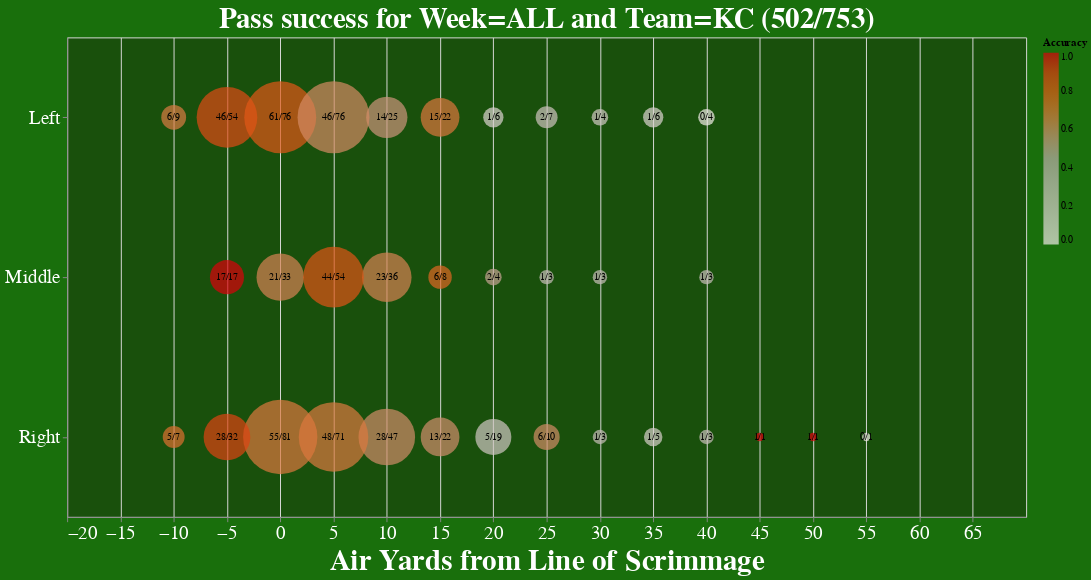

The cell this chart's notebook holds for it:
### Markdown cell above
# Altair Plot

### Code cell
team = 'KC'
week = 'ALL'
if (team == 'ALL') and (week == 'ALL'):
    one_game = data
elif (team == 'ALL'):
    one_game = data[(data.week == int(week))]
elif (week == 'ALL'):
    one_game = data[(data.posteam == team)]
else:
    one_game = data[(data.week == int(week)) & (data.posteam == team)]

one_game = prepare_passing_accuracy_data(one_game)
total_completions = int(sum(one_game.completions))
total_passes = int(sum(one_game.passes))

points = alt.Chart(one_game).mark_circle().encode(
    alt.X('air_yards_rounded', title='Air Yards from Line of Scrimmage', 
          axis=alt.Axis(values=list(range(-20,70,5))),
          scale=alt.Scale(domain=[-20, 70])),
    alt.Y('location', title=None),
    alt.Size('passes', legend=None),
    alt.Color('accuracy', scale=alt.Scale(scheme='lightgreyred'), legend=alt.Legend(title='Accuracy')),
)

text = alt.Chart(one_game).mark_text(
    align='center',
    baseline='middle',
    fontSize=10,
    color='black'
).encode(
    x='air_yards_rounded',
    y='location',
    text='text'
)

alt.layer(
    points, 
    text
).properties(
    title=f'Pass success for Week={week} and Team={team} ({total_completions}/{total_passes})',
    width=1000,
    height=500
).configure(
    background='#196F0C'
).configure_axis(
    labelColor='white',
    labelFontSize=20,
    titleColor='white',
    titleFontSize=30,
).configure_scale(
    maxSize= 6000
).configure_title(
    color='white',
    fontSize=30
).configure_view(
    fill='#19500C'
)#.interactive()

### Figure 1 — Vega-Lite specification as saved in the notebook (floating-point values rounded to 4 significant figures)
{"config": {"view": {"continuousWidth": 400, "continuousHeight": 300, "fill": "#19500C"}, "axis": {"labelColor": "white", "labelFontSize": 20, "titleColor": "white", "titleFontSize": 30}, "background": "#196F0C", "scale": {"maxSize": 6000}, "title": {"color": "white", "fontSize": 30}}, "layer": [{"mark": "circle", "encoding": {"color": {"type": "quantitative", "field": "accuracy", "legend": {"title": "Accuracy"}, "scale": {"scheme": "lightgreyred"}}, "size": {"type": "quantitative", "field": "passes", "legend": null}, "x": {"type": "quantitative", "axis": {"values": [-20, -15, -10, -5, 0, 5, 10, 15, 20, 25, 30, 35, 40, 45, 50, 55, 60, 65]}, "field": "air_yards_rounded", "scale": {"domain": [-20, 70]}, "title": "Air Yards from Line of Scrimmage"}, "y": {"type": "nominal", "field": "location", "title": null}}}, {"mark": {"type": "text", "align": "center", "baseline": "middle", "color": "black", "fontSize": 10}, "encoding": {"text": {"type": "nominal", "field": "text"}, "x": {"type": "quantitative", "field": "air_yards_rounded"}, "y": {"type": "nominal", "field": "location"}}}], "data": {"name": "data-1e8fedc68cf790e4dfe305b3aa026616"}, "height": 500, "title": "Pass success for Week=ALL and Team=KC (502/753)", "width": 1000, "$schema": "https://vega.github.io/schema/vega-lite/v4.8.1.json", "datasets": {"data-1e8fedc68cf790e4dfe305b3aa026616": [{"air_yards_rounded": 15.0, "location": "Right", "completions": 13.0, "passes": 22, "location_int": 0, "accuracy": 0.5909, "text": "13/22"}, {"air_yards_rounded": 45.0, "location": "Right", "completions": 1.0, "passes": 1, "location_int": 0, "accuracy": 1.0, "text": "1/1"}, {"air_yards_rounded": 40.0, "location": "Right", "completions": 1.0, "passes": 3, "location_int": 0, "accuracy": 0.3333, "text": "1/3"}, {"air_yards_rounded": 35.0, "location": "Right", "completions": 1.0, "passes": 5, "location_int": 0, "accuracy": 0.2, "text": "1/5"}, {"air_yards_rounded": 30.0, "location": "Right", "completions": 1.0, "passes": 3, "location_int": 0, "accuracy": 0.3333, "text": "1/3"}, {"air_yards_rounded": 25.0, "location": "Right", "completions": 6.0, "passes": 10, "location_int": 0, "accuracy": 0.6, "text": "6/10"}, {"air_yards_rounded": 20.0, "location": "Right", "completions": 5.0, "passes": 19, "location_int": 0, "accuracy": 0.2632, "text": "5/19"}, {"air_yards_rounded": 50.0, "location": "Right", "completions": 1.0, "passes": 1, "location_int": 0, "accuracy": 1.0, "text": "1/1"}, {"air_yards_rounded": 10.0, "location": "Right", "completions": 28.0, "passes": 47, "location_int": 0, "accuracy": 0.5957, "text": "28/47"}, {"air_yards_rounded": 5.0, "location": "Right", "completions": 48.0, "passes": 71, "location_int": 0, "accuracy": 0.6761, "text": "48/71"}, {"air_yards_rounded": 55.0, "location": "Right", "completions": 0.0, "passes": 1, "location_int": 0, "accuracy": 0.0, "text": "0/1"}, {"air_yards_rounded": -10.0, "location": "Right", "completions": 5.0, "passes": 7, "location_int": 0, "accuracy": 0.7143, "text": "5/7"}, {"air_yards_rounded": 0.0, "location": "Right", "completions": 55.0, "passes": 81, "location_int": 0, "accuracy": 0.679, "text": "55/81"}, {"air_yards_rounded": -5.0, "location": "Right", "completions": 28.0, "passes": 32, "location_int": 0, "accuracy": 0.875, "text": "28/32"}, {"air_yards_rounded": 10.0, "location": "Middle", "completions": 23.0, "passes": 36, "location_int": 1, "accuracy": 0.6389, "text": "23/36"}, {"air_yards_rounded": 15.0, "location": "Middle", "completions": 6.0, "passes": 8, "location_int": 1, "accuracy": 0.75, "text": "6/8"}, {"air_yards_rounded": 40.0, "location": "Middle", "completions": 1.0, "passes": 3, "location_int": 1, "accuracy": 0.3333, "text": "1/3"}, {"air_yards_rounded": 20.0, "location": "Middle", "completions": 2.0, "passes": 4, "location_int": 1, "accuracy": 0.5, "text": "2/4"}, {"air_yards_rounded": 0.0, "location": "Middle", "completions": 21.0, "passes": 33, "location_int": 1, "accuracy": 0.6364, "text": "21/33"}, {"air_yards_rounded": 25.0, "location": "Middle", "completions": 1.0, "passes": 3, "location_int": 1, "accuracy": 0.3333, "text": "1/3"}, {"air_yards_rounded": 5.0, "location": "Middle", "completions": 44.0, "passes": 54, "location_int": 1, "accuracy": 0.8148, "text": "44/54"}, {"air_yards_rounded": -5.0, "location": "Middle", "completions": 17.0, "passes": 17, "location_int": 1, "accuracy": 1.0, "text": "17/17"}, {"air_yards_rounded": 30.0, "location": "Middle", "completions": 1.0, "passes": 3, "location_int": 1, "accuracy": 0.3333, "text": "1/3"}, {"air_yards_rounded": 10.0, "location": "Left", "completions": 14.0, "passes": 25, "location_int": 2, "accuracy": 0.56, "text": "14/25"}, {"air_yards_rounded": -5.0, "location": "Left", "completions": 46.0, "passes": 54, "location_int": 2, "accuracy": 0.8519, "text": "46/54"}, {"air_yards_rounded": 40.0, "location": "Left", "completions": 0.0, "passes": 4, "location_int": 2, "accuracy": 0.0, "text": "0/4"}, {"air_yards_rounded": 0.0, "location": "Left", "completions": 61.0, "passes": 76, "location_int": 2, "accuracy": 0.8026, "text": "61/76"}, {"air_yards_rounded": 30.0, "location": "Left", "completions": 1.0, "passes": 4, "location_int": 2, "accuracy": 0.25, "text": "1/4"}, {"air_yards_rounded": 25.0, "location": "Left", "completions": 2.0, "passes": 7, "location_int": 2, "accuracy": 0.2857, "text": "2/7"}, {"air_yards_rounded": 20.0, "location": "Left", "completions": 1.0, "passes": 6, "location_int": 2, "accuracy": 0.1667, "text": "1/6"}, {"air_yards_rounded": 15.0, "location": "Left", "completions": 15.0, "passes": 22, "location_int": 2, "accuracy": 0.6818, "text": "15/22"}, {"air_yards_rounded": 5.0, "location": "Left", "completions": 46.0, "passes": 76, "location_int": 2, "accuracy": 0.6053, "text": "46/76"}, {"air_yards_rounded": 35.0, "location": "Left", "completions": 1.0, "passes": 6, "location_int": 2, "accuracy": 0.1667, "text": "1/6"}, {"air_yards_rounded": -10.0, "location": "Left", "completions": 6.0, "passes": 9, "location_int": 2, "accuracy": 0.6667, "text": "6/9"}]}}
